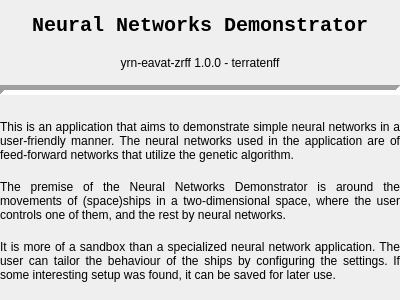
<?xml version="1.0" encoding="UTF-8"?>
<ui version="4.0">
 <class>About</class>
 <widget class="QWidget" name="About">
  <property name="geometry">
   <rect>
    <x>0</x>
    <y>0</y>
    <width>400</width>
    <height>300</height>
   </rect>
  </property>
  <property name="minimumSize">
   <size>
    <width>400</width>
    <height>300</height>
   </size>
  </property>
  <property name="maximumSize">
   <size>
    <width>400</width>
    <height>300</height>
   </size>
  </property>
  <property name="windowTitle">
   <string>Form</string>
  </property>
  <widget class="QLabel" name="label">
   <property name="geometry">
    <rect>
     <x>0</x>
     <y>0</y>
     <width>400</width>
     <height>50</height>
    </rect>
   </property>
   <property name="font">
    <font>
     <family>Courier New</family>
     <pointsize>15</pointsize>
     <weight>75</weight>
     <bold>true</bold>
    </font>
   </property>
   <property name="text">
    <string>Neural Networks Demonstrator</string>
   </property>
   <property name="alignment">
    <set>Qt::AlignCenter</set>
   </property>
  </widget>
  <widget class="QLabel" name="label_3">
   <property name="geometry">
    <rect>
     <x>0</x>
     <y>180</y>
     <width>400</width>
     <height>60</height>
    </rect>
   </property>
   <property name="text">
    <string>The premise of the Neural Networks Demonstrator is around the movements of (space)ships in a two-dimensional space, where the user controls one of them, and the rest by neural networks.</string>
   </property>
   <property name="alignment">
    <set>Qt::AlignJustify|Qt::AlignTop</set>
   </property>
   <property name="wordWrap">
    <bool>true</bool>
   </property>
   <property name="margin">
    <number>5</number>
   </property>
  </widget>
  <widget class="QLabel" name="label_2">
   <property name="geometry">
    <rect>
     <x>0</x>
     <y>120</y>
     <width>400</width>
     <height>60</height>
    </rect>
   </property>
   <property name="text">
    <string>This is an application that aims to demonstrate simple neural networks in a user-friendly manner. The neural networks used in the application are of feed-forward networks that utilize the genetic algorithm.</string>
   </property>
   <property name="alignment">
    <set>Qt::AlignJustify|Qt::AlignTop</set>
   </property>
   <property name="wordWrap">
    <bool>true</bool>
   </property>
   <property name="margin">
    <number>5</number>
   </property>
  </widget>
  <widget class="QLabel" name="label_4">
   <property name="geometry">
    <rect>
     <x>0</x>
     <y>240</y>
     <width>400</width>
     <height>50</height>
    </rect>
   </property>
   <property name="text">
    <string>It is more of a sandbox than a specialized neural network application. The user can tailor the behaviour of the ships by configuring the settings. If some interesting setup was found, it can be saved for later use.</string>
   </property>
   <property name="alignment">
    <set>Qt::AlignJustify|Qt::AlignTop</set>
   </property>
   <property name="wordWrap">
    <bool>true</bool>
   </property>
   <property name="margin">
    <number>5</number>
   </property>
  </widget>
  <widget class="QLabel" name="label_5">
   <property name="geometry">
    <rect>
     <x>0</x>
     <y>55</y>
     <width>400</width>
     <height>16</height>
    </rect>
   </property>
   <property name="text">
    <string>yrn-eavat-zrff 1.0.0 - terratenff</string>
   </property>
   <property name="alignment">
    <set>Qt::AlignCenter</set>
   </property>
  </widget>
  <widget class="Line" name="line">
   <property name="geometry">
    <rect>
     <x>0</x>
     <y>85</y>
     <width>400</width>
     <height>10</height>
    </rect>
   </property>
   <property name="lineWidth">
    <number>5</number>
   </property>
   <property name="orientation">
    <enum>Qt::Horizontal</enum>
   </property>
  </widget>
 </widget>
 <resources/>
 <connections/>
</ui>
